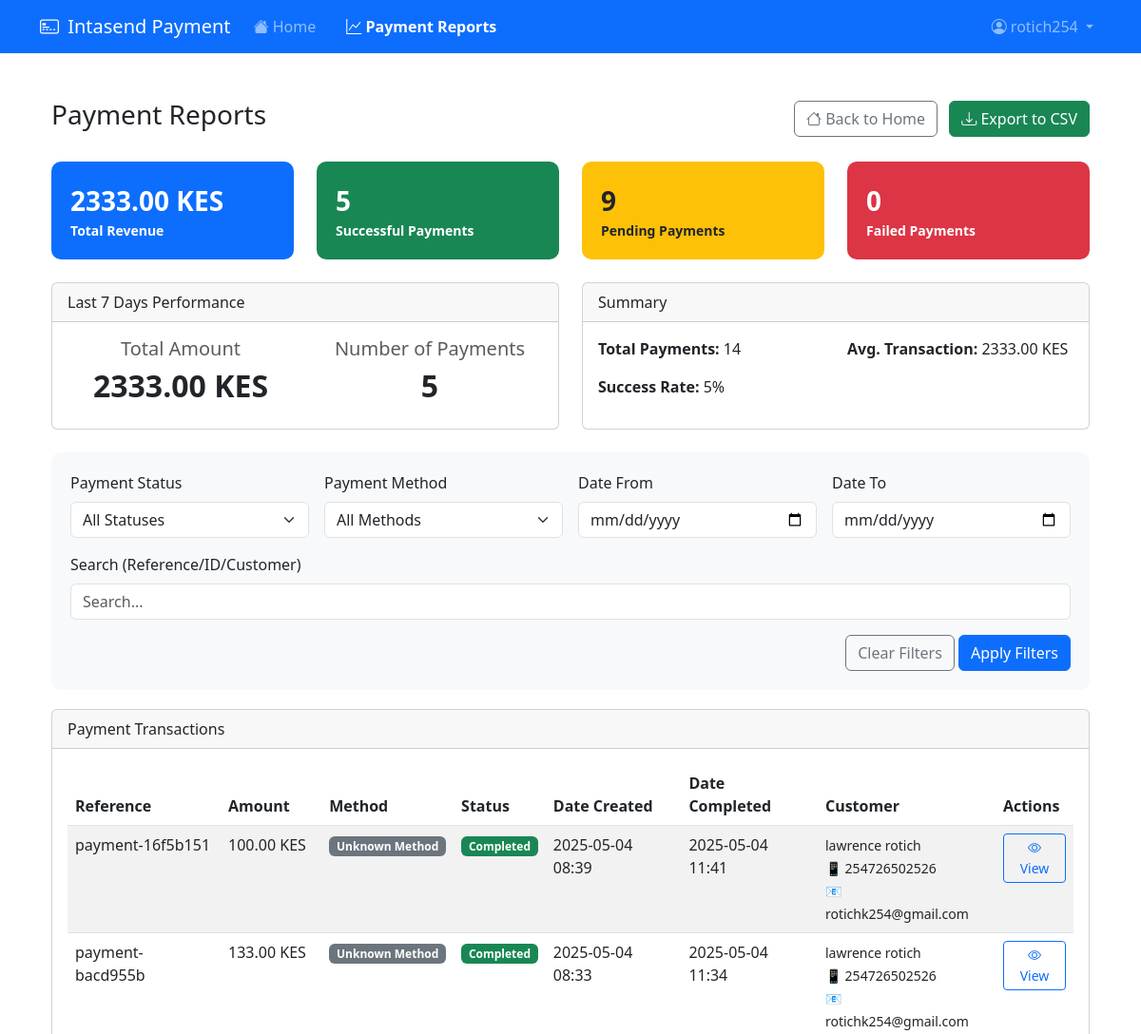
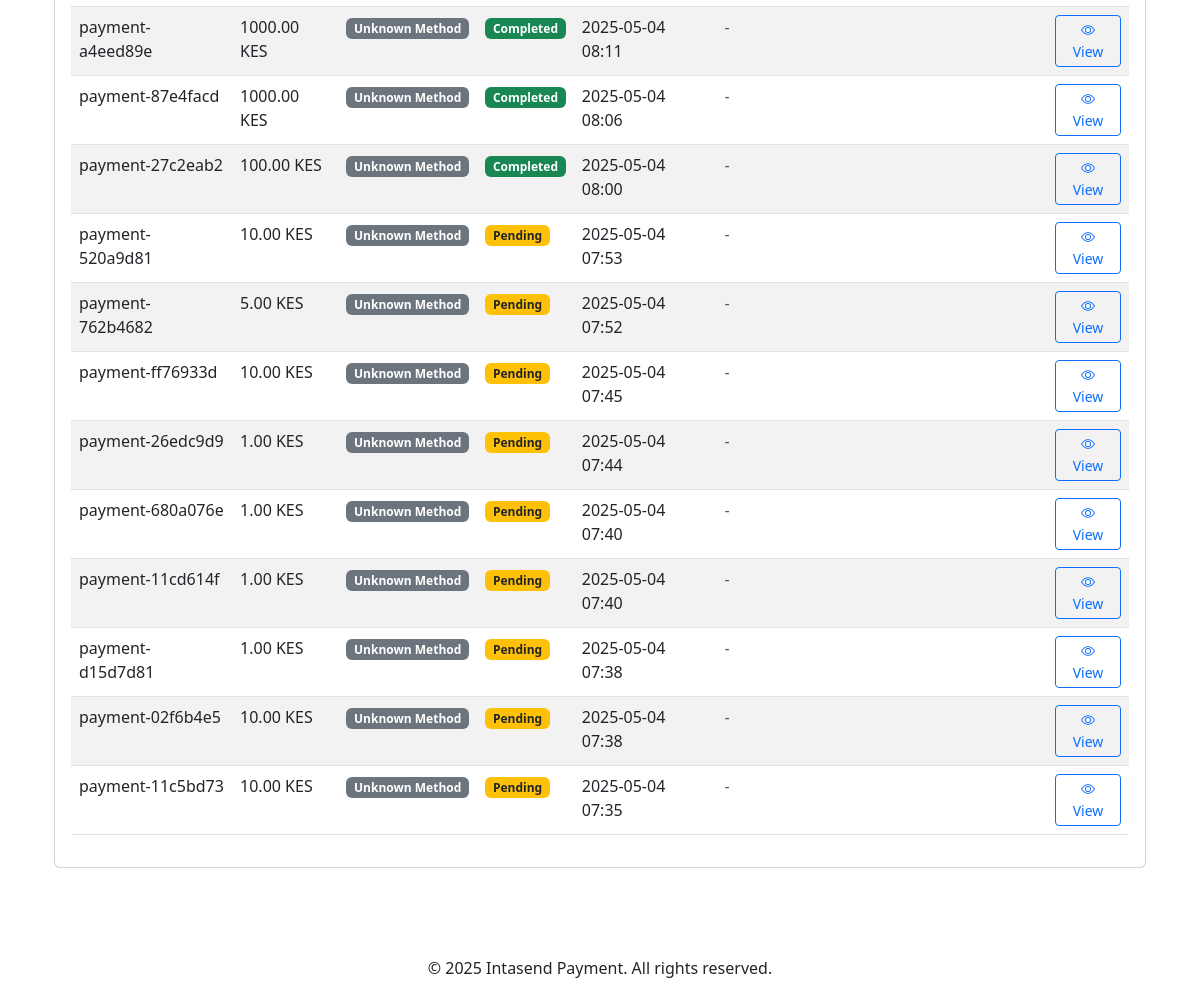
The app's page /reports/ (signed in) with its own data (2 pictures, top to bottom).
### payment/models.py (models this page shows, shortened)
class Payment(models.Model):
    PENDING = 'pending'
    COMPLETE = 'complete'
    FAILED = 'failed'
    STATUS_CHOICES = [
        (PENDING, 'Pending'),
        (COMPLETE, 'Complete'),
        (FAILED, 'Failed'),
    ]
    MPESA = 'mpesa'
    CARD = 'card'
    GOOGLE_PAY = 'google_pay'
    BANK = 'bank'
    OTHER = 'other'
    UNKNOWN = 'unknown'
    PAYMENT_METHOD_CHOICES = [
        (MPESA, 'M-Pesa'),
        (CARD, 'Card Payment'),
        (GOOGLE_PAY, 'Google Pay'),
        (BANK, 'Bank Transfer'),
        (OTHER, 'Other Method'),
        (UNKNOWN, 'Unknown Method'),
    ]
    amount = models.DecimalField(max_digits=10, decimal_places=2)
    currency = models.CharField(max_length=3, default='KES')
    reference = models.CharField(max_length=100, blank=True)
    checkout_id = models.CharField(max_length=100, blank=True)
    status = models.CharField(max_length=10, choices=STATUS_CHOICES, default=PENDING)
    payment_method = models.CharField(max_length=20, choices=PAYMENT_METHOD_CHOICES, default=UNKNOWN)
    created_at = models.DateTimeField(auto_now_add=True)
    updated_at = models.DateTimeField(auto_now=True)
    completed_at = models.DateTimeField(null=True, blank=True)
    payer_phone = models.CharField(max_length=20, blank=True, null=True)
    payer_email = models.EmailField(blank=True, null=True)
    payer_name = models.CharField(max_length=255, blank=True, null=True)

### payment/views.py (the view)
    def wrapper(request, *args, **kwargs):
        if not request.user.is_authenticated:
            messages.info(request, "You need to login to access payment details and reports.")
            return redirect(f"{settings.LOGIN_URL}?next={request.path}")
        return function(request, *args, **kwargs)

### payment/views.py (called while the page is built)
def payment_login_required(function):
    def wrapper(request, *args, **kwargs):
        if not request.user.is_authenticated:
            messages.info(request, "You need to login to access payment details and reports.")
            return redirect(f"{settings.LOGIN_URL}?next={request.path}")
        return function(request, *args, **kwargs)
    return wrapper

### templates/payment/reports.html (shortened to what this page needs)
{% extends 'base.html' %}
{% block extra_css %}
<link rel="stylesheet" href="https://cdn.jsdelivr.net/npm/flatpickr/dist/flatpickr.min.css">
<link rel="stylesheet" href="https://cdn.datatables.net/1.11.5/css/dataTables.bootstrap5.min.css">
{% endblock %}
{% block content %}
<div class="container-fluid py-4">
    <div class="d-flex justify-content-between align-items-center mb-4">
        <h1 class="h3">Payment Reports</h1>
        <div>
            <a href="{% url 'home' %}" class="btn btn-outline-secondary me-2">
                <i class="bi bi-house"></i> Back to Home
            </a>
            <a href="{% url 'payment_reports' %}?export=csv" class="btn btn-success">
                <i class="bi bi-download"></i> Export to CSV
            </a>
        </div>
    </div>
    <div class="row mb-4">
        <div class="col-md-3">
            <div class="stats-card bg-primary">
                <div class="value text-white">{{ stats.total_amount|floatformat:2 }} KES</div>
                <div class="label text-white">Total Revenue</div>
            </div>
        </div>
        <div class="col-md-3">
            <div class="stats-card bg-success">
                <div class="value text-white">{{ stats.successful_payments }}</div>
                <div class="label text-white">Successful Payments</div>
            </div>
        </div>
        <div class="col-md-3">
            <div class="stats-card bg-warning">
                <div class="value text-dark">{{ stats.pending_payments }}</div>
                <div class="label text-dark">Pending Payments</div>
            </div>
        </div>
        <div class="col-md-3">
            <div class="stats-card bg-danger">
                <div class="value text-white">{{ stats.failed_payments }}</div>
                <div class="label text-white">Failed Payments</div>
            </div>
        </div>
    </div>
    <div class="row mb-4">
        <div class="col-md-6">
            <div class="card h-100">
                <div class="card-header">
                    Last 7 Days Performance
                </div>
                <div class="card-body">
                    <div class="row">
                        <div class="col-md-6 text-center">
                            <h5 class="text-muted">Total Amount</h5>
                            <h2 class="fw-bold">{{ stats.total_7days|floatformat:2 }} KES</h2>
                        </div>
                        <div class="col-md-6 text-center">
                            <h5 class="text-muted">Number of Payments</h5>
                            <h2 class="fw-bold">{{ stats.count_7days }}</h2>
                        </div>
                    </div>
                </div>
            </div>
        </div>
        <div class="col-md-6">
            <div class="card h-100">
                <div class="card-header">
                    Summary
                </div>
                <div class="card-body">
                    <div class="row">
                        <div class="col-md-6">
                            <p><strong>Total Payments:</strong> {{ stats.total_payments }}</p>
                            <p><strong>Success Rate:</strong>
                                {% if stats.total_payments > 0 %}
                                    {{ stats.successful_payments|floatformat:0 }}%
                                {% else %}
                                    0%
                                {% endif %}
                            </p>
                        </div>
                        <div class="col-md-6">
                            <p><strong>Avg. Transaction:</strong>
                                {% if stats.successful_payments > 0 %}
                                    {{ stats.total_amount|floatformat:2 }} KES
                                {% else %}
                                    0.00 KES
                                {% endif %}
                            </p>
                        </div>
                    </div>
                </div>
            </div>
        </div>
    </div>
    <div class="filter-section">
        <form method="get" action="{% url 'payment_reports' %}" class="row g-3">
            <div class="col-md-3">
                <label for="status" class="form-label">Payment Status</label>
                <select name="status" id="status" class="form-select">
                    <option value="">All Statuses</option>
                </select>
            </div>
            <div class="col-md-3">
                <label for="payment_method" class="form-label">Payment Method</label>
                <select name="payment_method" id="payment_method" class="form-select">
                    <option value="">All Methods</option>
                </select>
            </div>
            <div class="col-md-3">
                <label for="date_from" class="form-label">Date From</label>
                <input type="date" name="date_from" id="date_from" class="form-control datepicker" value="{{ filters.date_from }}">
            </div>
            <div class="col-md-3">
                <label for="date_to" class="form-label">Date To</label>
                <input type="date" name="date_to" id="date_to" class="form-control datepicker" value="{{ filters.date_to }}">
            </div>
            <div class="col-md-12">
                <label for="search" class="form-label">Search (Reference/ID/Customer)</label>
                <input type="text" name="search" id="search" class="form-control" placeholder="Search..." value="{{ filters.search }}">
            </div>
            <div class="col-12 text-end">
                <a href="{% url 'payment_reports' %}" class="btn btn-outline-secondary">Clear Filters</a>
                <button type="submit" class="btn btn-primary">Apply Filters</button>
            </div>
        </form>
    </div>
    <div class="card">
        <div class="card-header">
            Payment Transactions
        </div>
        <div class="card-body">
            <div class="table-responsive">
                <table class="table table-striped table-hover" id="payments-table">
                    <thead>
                        <tr>
                            <th>Reference</th>
                            <th>Amount</th>
                            <th>Method</th>
                            <th>Status</th>
                            <th>Date Created</th>
                            <th>Date Completed</th>
                            <th>Customer</th>
                            <th>Actions</th>
                        </tr>
                    </thead>
                    <tbody>
                        {% for payment in payments %}
                        <tr>
                            <td>{{ payment.reference }}</td>
                            <td>{{ payment.amount }} {{ payment.currency }}</td>
                            <td>
                                {% if payment.payment_method == 'mpesa' %}
                                <span class="badge bg-success">M-Pesa</span>
                                {% elif payment.payment_method == 'card' %}
                                <span class="badge bg-primary">Card</span>
                                {% elif payment.payment_method == 'google_pay' %}
                                <span class="badge bg-info">Google Pay</span>
                                {% elif payment.payment_method == 'bank' %}
                                <span class="badge bg-dark">Bank</span>
                                {% else %}
                                <span class="badge bg-secondary">{{ payment.get_payment_method_display }}</span>
                                {% endif %}
                            </td>
                            <td>
                                {% if payment.status == 'complete' %}
                                <span class="badge bg-success">Completed</span>
                                {% elif payment.status == 'pending' %}
                                <span class="badge bg-warning text-dark">Pending</span>
                                {% else %}
                                <span class="badge bg-danger">Failed</span>
                                {% endif %}
                            </td>
                            <td>{{ payment.created_at|date:"Y-m-d H:i" }}</td>
                            <td>
                                {% if payment.completed_at %}
                                {{ payment.completed_at|date:"Y-m-d H:i" }}
                                {% else %}
                                <span class="text-muted">-</span>
                                {% endif %}
                            </td>
                            <td>
                                <small>
                                {% if payment.payer_name %}{{ payment.payer_name }}<br>{% endif %}
                                {% if payment.payer_phone %}📱 {{ payment.payer_phone }}<br>{% endif %}
                                {% if payment.payer_email %}📧 {{ payment.payer_email }}{% endif %}
                                </small>
                            </td>
                            <td>
                                <a href="{% url 'payment_status' payment.id %}" class="btn btn-sm btn-outline-primary">
                                    <i class="bi bi-eye"></i> View
                                </a>
                            </td>
                        </tr>
                        {% empty %}
                        <tr>
                            <td colspan="8" class="text-center">No payments found matching your criteria.</td>
                        </tr>
                        {% endfor %}
                    </tbody>
                </table>
            </div>
        </div>
    </div>
</div>
{% endblock %}

### templates/base.html (shortened to what this page needs)
<!DOCTYPE html>
<html lang="en">
<head>
    <link href="https://cdn.jsdelivr.net/npm/bootstrap@5.3.0/dist/css/bootstrap.min.css" rel="stylesheet">
    <link rel="stylesheet" href="https://cdn.jsdelivr.net/npm/bootstrap-icons@1.7.2/font/bootstrap-icons.css">
    {% load static %}
    <link rel="stylesheet" href="{% static 'css/styles.css' %}">
    {% block extra_css %}{% endblock %}
</head>
<body>
    <nav class="navbar navbar-expand-lg navbar-dark bg-primary">
        <div class="container">
            <a class="navbar-brand" href="{% url 'home' %}">
                <i class="bi bi-credit-card-2-front me-1"></i> Intasend Payment
            </a>
            <div class="collapse navbar-collapse" id="navbarNav">
                <ul class="navbar-nav me-auto">
                    <li class="nav-item">
                        <a class="nav-link" href="{% url 'home' %}">
                            <i class="bi bi-house-fill"></i> Home
                        </a>
                    </li>
                    {% if user.is_authenticated %}
                    <li class="nav-item">
                        <a class="nav-link btn btn-info text-white px-3 mx-2" href="{% url 'payment_reports' %}">
                            <i class="bi bi-graph-up"></i> <strong>Payment Reports</strong>
                        </a>
                    </li>
                    {% else %}
                    <li class="nav-item">
                        <a class="nav-link btn btn-info text-white px-3 mx-2" href="{% url 'login' %}?next={% url 'payment_reports' %}">
                            <i class="bi bi-graph-up"></i> <strong>Access Reports</strong>
                        </a>
                    </li>
                    {% endif %}
                </ul>
                <ul class="navbar-nav ms-auto">
                    {% if user.is_authenticated %}
                    <li class="nav-item dropdown">
                        <a class="nav-link dropdown-toggle" href="#" id="navbarDropdown" role="button" data-bs-toggle="dropdown" aria-expanded="false">
                            <i class="bi bi-person-circle"></i> {{ user.username }}
                        </a>
                    </li>
                    {% endif %}
                </ul>
            </div>
        </div>
    </nav>
    <div class="container mt-4">
        {% block content %}{% endblock %}
    </div>
    <footer class="mt-5 py-3 text-center">
        <div class="container">
            <p>&copy; {% now "Y" %} Intasend Payment. All rights reserved.</p>
        </div>
    </footer>
</body>
</html>

### templates/payment/reports.html (style rules this page uses)
.stats-card { border-radius: 10px; padding: 20px; transition: all 0.3s; }
.stats-card .value { font-size: 28px; font-weight: bold; }
.stats-card .label { font-size: 14px; font-weight: bold; }
.filter-section { background-color: #f8f9fa; border-radius: 10px; padding: 20px; margin-bottom: 20px; }

### records on screen
Payment: reference "payment-16f5b151", amount "100.00", currency "KES", payment_method "Unknown Method", status "Completed", created_at "2025-05-04 08:39", completed_at "2025-05-04 11:41", payer_name "lawrence rotich", payer_phone "254726502526", payer_email "rotichk254@gmail.com"
Payment: reference "payment-bacd955b", amount "133.00", currency "KES", payment_method "Unknown Method", status "Completed", created_at "2025-05-04 08:33", completed_at "2025-05-04 11:34", payer_name "lawrence rotich", payer_phone "254726502526", payer_email "rotichk254@gmail.com"
Payment: reference "payment-a4eed89e", amount "1000.00", currency "KES", payment_method "Unknown Method", status "Completed", created_at "2025-05-04 08:11"
Payment: reference "payment-87e4facd", amount "1000.00", currency "KES", payment_method "Unknown Method", status "Completed", created_at "2025-05-04 08:06"
Payment: reference "payment-27c2eab2", amount "100.00", currency "KES", payment_method "Unknown Method", status "Completed", created_at "2025-05-04 08:00"
Payment: reference "payment-520a9d81", amount "10.00", currency "KES", payment_method "Unknown Method", status "Pending", created_at "2025-05-04 07:53"
Payment: reference "payment-762b4682", amount "5.00", currency "KES", payment_method "Unknown Method", status "Pending", created_at "2025-05-04 07:52"
Payment: reference "payment-ff76933d", amount "10.00", currency "KES", payment_method "Unknown Method", status "Pending", created_at "2025-05-04 07:45"
Payment: reference "payment-26edc9d9", amount "1.00", currency "KES", payment_method "Unknown Method", status "Pending", created_at "2025-05-04 07:44"
Payment: reference "payment-680a076e", amount "1.00", currency "KES", payment_method "Unknown Method", status "Pending", created_at "2025-05-04 07:40"
Payment: reference "payment-11cd614f", amount "1.00", currency "KES", payment_method "Unknown Method", status "Pending", created_at "2025-05-04 07:40"
Payment: reference "payment-d15d7d81", amount "1.00", currency "KES", payment_method "Unknown Method", status "Pending", created_at "2025-05-04 07:38"
Payment: reference "payment-02f6b4e5", amount "10.00", currency "KES", payment_method "Unknown Method", status "Pending", created_at "2025-05-04 07:38"
Payment: reference "payment-11c5bd73", amount "10.00", currency "KES", payment_method "Unknown Method", status "Pending", created_at "2025-05-04 07:35"

### other values on screen
{{ user.username }} "rotich254"
{{ stats.total_amount|floatformat:2 }} "2333.00"
{{ stats.successful_payments }} "5"
{{ stats.pending_payments }} "9"
{{ stats.failed_payments }} "0"
{{ stats.total_7days|floatformat:2 }} "2333.00"
{{ stats.count_7days }} "5"
{{ stats.total_payments }} "14"
{{ stats.successful_payments|floatformat:0 }} "5"
